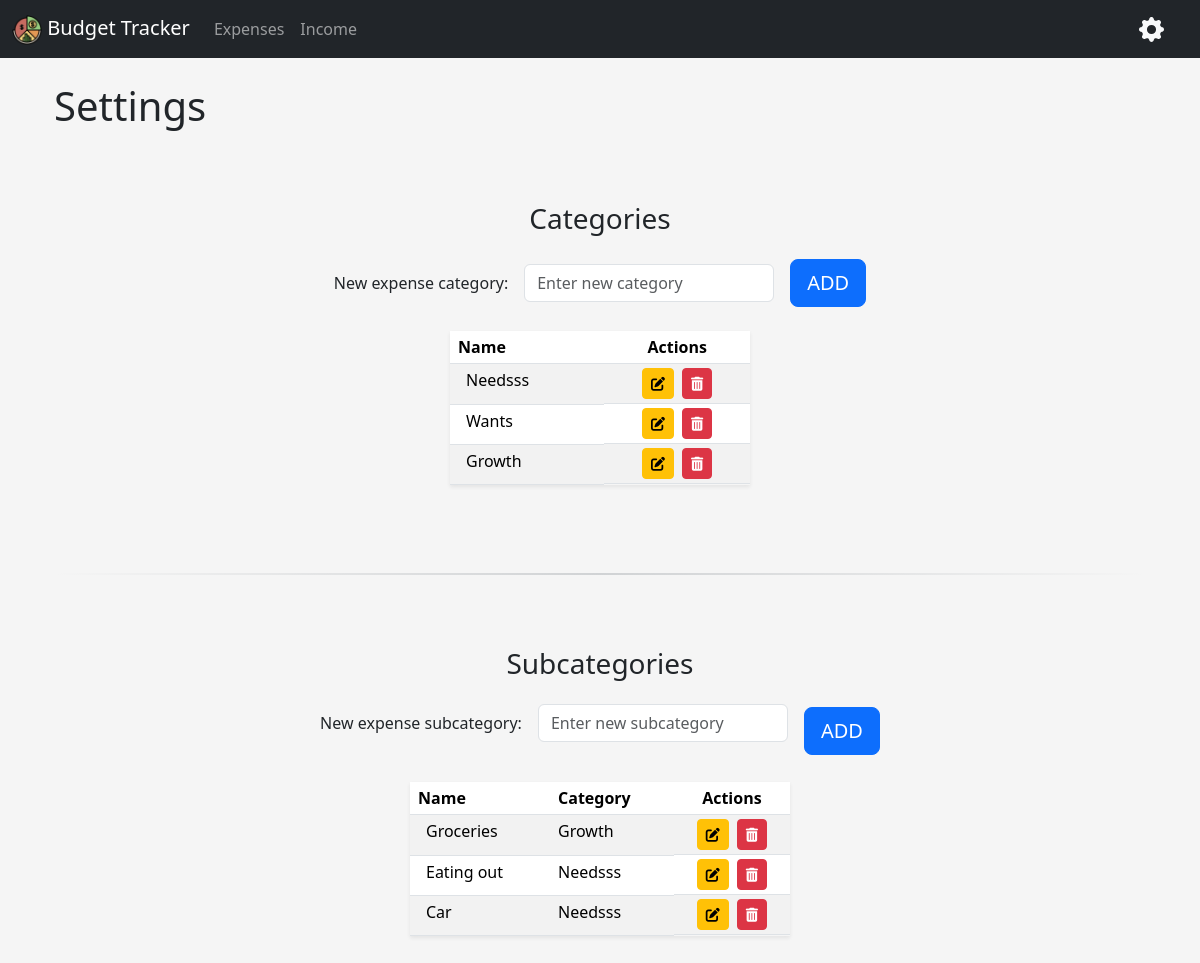
/settings/, run on the app's committed database.
### budget/models.py (models this page shows, shortened)
class ExpenseCategory(models.Model):
    name = models.CharField(max_length=30)
    class Meta:
        verbose_name_plural = "Expense Categories"

class ExpenseSubcategory(models.Model):
    name = models.CharField(max_length=30)
    category = models.ForeignKey(
        ExpenseCategory,
        on_delete=models.SET_NULL,
        null=True,
        blank=True,
        related_name="subcategories"
    )
    class Meta:
        verbose_name_plural = "Expense Subcategories"

### budget/views.py (the view, shortened to what this page needs)
# urls.py: path("settings/", views.SettingsView.as_view(), name="settings"),
class SettingsView(TemplateView):
    template_name = "budget/settings.html"
    category_form = ExpenseCategoryForm(prefix="category")
    subcategory_form = ExpenseSubcategoryForm(prefix="subcategory")
    def get(self, request, *args, **kwargs):
        return render(request, self.template_name, {
            "category_form": self.category_form,
            "subcategory_form": self.subcategory_form,
            "category_list": ExpenseCategory.objects.all(),
            "subcategory_list": ExpenseSubcategory.objects.all()
        })

### budget/forms.py (shortened to what this page needs)
class ExpenseCategoryForm(forms.ModelForm):
    class Meta:
        model = ExpenseCategory
        fields = [
            "name"
        ]

class ExpenseSubcategoryForm(forms.ModelForm):
    class Meta:
        model = ExpenseSubcategory
        fields = ['name']

### budget/templates/budget/settings.html (shortened to what this page needs)
{% extends "layout.html" %}
{% load crispy_forms_tags %}
{% load static %}
{% block head %}
    <link rel="stylesheet" href="{% static 'css/settings.css' %}">
    <link rel="stylesheet" href="https://cdnjs.cloudflare.com/ajax/libs/font-awesome/6.4.0/css/all.min.css">
{% endblock head %}
{% block content %}
    <div class="container text-md-start text-center">
        <h1>Settings</h1>
    </div>
    <div class="container mt-5">
        <section class="mb-5 py-4">
            <h3 class="text-center mb-4">Categories</h3>
            <div class="d-flex justify-content-center mb-4">
                {% crispy category_form %}
            </div>
            <div class="d-flex justify-content-center">
                <table class="table table-striped table-sm w-auto mx-auto shadow-sm" style="min-width: 300px;">
                    <thead>
                        <tr>
                            <th class="ps-2">Name</th>
                            <th class="text-center">Actions</th>
                        </tr>
                    </thead>
                    <tbody>
                        {% for category in category_list %}
                            <tr>
                                <td class="ps-3">{{ category.name }}</td>
                                <td class="w-auto d-flex justify-content-center gap-2" style="width: 80px;">
                                    <button class="btn btn-sm btn-warning" data-bs-toggle="modal" data-bs-target="#editCategoryModal{{ category.id }}" aria-label="Edit">
                                        <i class="fas fa-edit"></i>
                                    </button>
                                    <form method="post" style="display:inline;">
                                        <button type="submit" name="submit_category_delete" class="btn btn-sm btn-danger" aria-label="Delete">
                                            <i class="fas fa-trash-alt"></i>
                                        </button>
                                    </form>
                                </td>
                            </tr>
                        {% endfor %}
                    </tbody>
                </table>
            </div>
        </section>
        <hr class="my-5" style="height: 2px; background: linear-gradient(to right, transparent, #616a72ff, transparent); border: none;">
        <section class="mb-5 py-4">
            <h3 class="text-center mb-4">Subcategories</h3>
            <div class="d-flex justify-content-center mb-4">
                {% crispy subcategory_form %}
            </div>
            <div class="d-flex justify-content-center">
                <table class="table table-striped table-sm w-auto mx-auto shadow-sm" style="min-width: 380px;">
                    <thead>
                        <tr>
                            <th class="ps-2">Name</th>
                            <th>Category</th>
                            <th class="text-center">Actions</th>
                        </tr>
                    </thead>
                    <tbody>
                        {% for subcategory in subcategory_list %}
                            <tr>
                                <td class="ps-3">{{ subcategory.name }}</td>
                                <td>
                                    {% if subcategory.category %}
                                        {{ subcategory.category.name }}
                                    {% else %}
                                        N/A
                                    {% endif %}
                                </td>
                                <td class="w-auto d-flex justify-content-center gap-2" style="width: 80px;">
                                    <button class="btn btn-sm btn-warning" data-bs-toggle="modal" data-bs-target="#editSubcategoryModal{{ subcategory.id }}" aria-label="Edit">
                                        <i class="fas fa-edit"></i>
                                    </button>
                                    <form method="post" style="display:inline;">
                                        <button type="submit" name="submit_subcategory_delete" class="btn btn-sm btn-danger" aria-label="Delete">
                                            <i class="fas fa-trash-alt"></i>
                                        </button>
                                    </form>
                                </td>
                            </tr>
                        {% endfor %}
                    </tbody>
                </table>
            </div>
        </section>
    </div>
{% endblock content %}

### budget/static/css/settings.css (style rules this page uses)
#id_category-name { max-width: 250px; }
#div_id_category-name { margin-bottom: 0 !important; white-space: nowrap; }
#div_id_category-name label { white-space: nowrap; margin-bottom: 0; }
#id_subcategory-name { max-width: 250px; }
#div_id_subcategory-name label { white-space: nowrap; margin-bottom: 0; }
.d-flex.flex-md-row.align-items-center.mb-0 { align-items: center !important; }

### templates/layout.html (style rules this page uses)
body { background-color: whitesmoke; !important }

### data on the page
ExpenseCategory: name "Needsss"
ExpenseCategory: name "Wants"
ExpenseCategory: name "Growth"
ExpenseSubcategory: name "Groceries", category.name "Growth"
ExpenseSubcategory: name "Eating out", category.name "Needsss"
ExpenseSubcategory: name "Car", category.name "Needsss"
